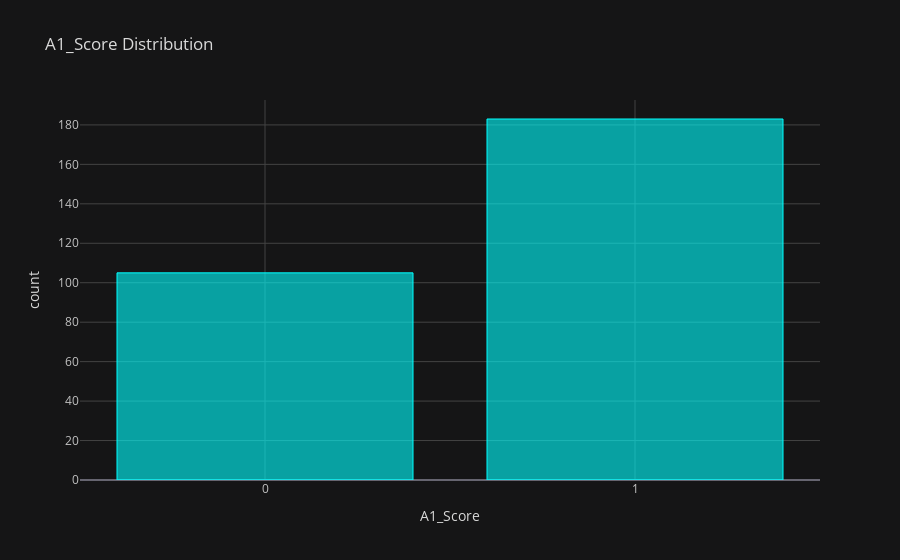
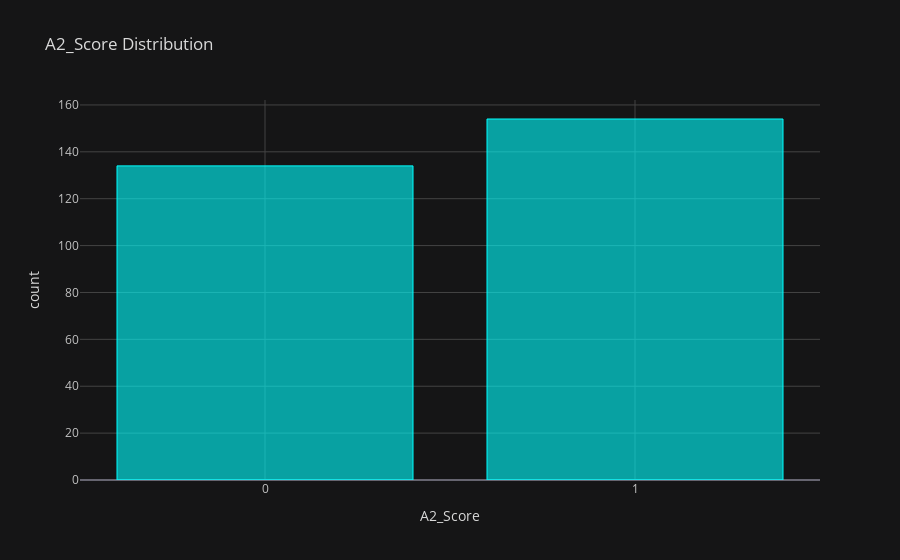

The cell these charts' notebook holds for them, in order:
### Code cell
for i in range(1, 11):
    name = 'A' + str(i) + '_Score'
    print(name)
    df.astype('string').groupby(name).count()['id'].iplot(kind='bar',title=name + ' Distribution', yTitle='count', theme='solar', color='cyan', xTitle=name)
    # fig.show()

### Figure 1 — Plotly figure (JSON) as saved in the notebook; plotly's stock layout.template omitted (floating-point values rounded to 4 significant figures)
{"data": [{"marker": {"color": "rgba(0, 255, 255, 0.6)", "line": {"color": "rgba(0, 255, 255, 1.0)", "width": 1}}, "name": "id", "orientation": "v", "text": "", "type": "bar", "x": ["0", "1"], "y": [105, 183]}], "layout": {"legend": {"bgcolor": "#151516", "font": {"color": "#D9D9D9"}}, "paper_bgcolor": "#151516", "plot_bgcolor": "#151516", "title": {"font": {"color": "#D9D9D9"}, "text": "A1_Score Distribution"}, "xaxis": {"gridcolor": "#434343", "showgrid": true, "tickfont": {"color": "#C2C2C2"}, "title": {"font": {"color": "#D9D9D9"}, "text": "A1_Score"}, "zerolinecolor": "#666570"}, "yaxis": {"gridcolor": "#434343", "showgrid": true, "tickfont": {"color": "#C2C2C2"}, "title": {"font": {"color": "#D9D9D9"}, "text": "count"}, "zerolinecolor": "#666570"}}}

### Figure 2 — Plotly figure (JSON) as saved in the notebook; plotly's stock layout.template omitted (floating-point values rounded to 4 significant figures)
{"data": [{"marker": {"color": "rgba(0, 255, 255, 0.6)", "line": {"color": "rgba(0, 255, 255, 1.0)", "width": 1}}, "name": "id", "orientation": "v", "text": "", "type": "bar", "x": ["0", "1"], "y": [134, 154]}], "layout": {"legend": {"bgcolor": "#151516", "font": {"color": "#D9D9D9"}}, "paper_bgcolor": "#151516", "plot_bgcolor": "#151516", "title": {"font": {"color": "#D9D9D9"}, "text": "A2_Score Distribution"}, "xaxis": {"gridcolor": "#434343", "showgrid": true, "tickfont": {"color": "#C2C2C2"}, "title": {"font": {"color": "#D9D9D9"}, "text": "A2_Score"}, "zerolinecolor": "#666570"}, "yaxis": {"gridcolor": "#434343", "showgrid": true, "tickfont": {"color": "#C2C2C2"}, "title": {"font": {"color": "#D9D9D9"}, "text": "count"}, "zerolinecolor": "#666570"}}}
